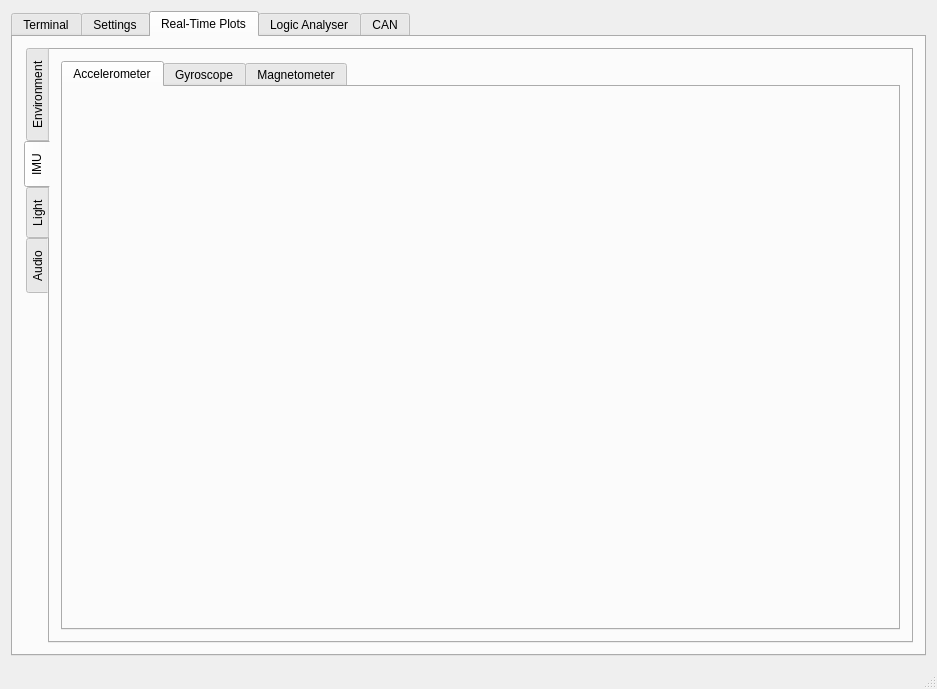
<?xml version="1.0" encoding="UTF-8"?>
<ui version="4.0">
 <class>MainWindow</class>
 <widget class="QMainWindow" name="MainWindow">
  <property name="geometry">
   <rect>
    <x>0</x>
    <y>0</y>
    <width>937</width>
    <height>689</height>
   </rect>
  </property>
  <property name="acceptDrops">
   <bool>false</bool>
  </property>
  <property name="windowTitle">
   <string>STM Sensorss</string>
  </property>
  <property name="unifiedTitleAndToolBarOnMac">
   <bool>false</bool>
  </property>
  <widget class="QWidget" name="centralWidget">
   <layout class="QVBoxLayout" name="verticalLayout">
    <item>
     <widget class="QTabWidget" name="tabWidget">
      <property name="focusPolicy">
       <enum>Qt::NoFocus</enum>
      </property>
      <property name="autoFillBackground">
       <bool>false</bool>
      </property>
      <property name="currentIndex">
       <number>2</number>
      </property>
      <widget class="QWidget" name="tab_terminal">
       <attribute name="title">
        <string>Terminal</string>
       </attribute>
       <layout class="QVBoxLayout" name="verticalLayout_2">
        <item>
         <widget class="QTextBrowser" name="text_browser_0"/>
        </item>
        <item>
         <widget class="QLineEdit" name="lineEdit_0"/>
        </item>
       </layout>
      </widget>
      <widget class="QWidget" name="tab_settings">
       <attribute name="title">
        <string>Settings</string>
       </attribute>
       <layout class="QVBoxLayout" name="verticalLayout_8">
        <item>
         <widget class="QGroupBox" name="groupBox_3">
          <property name="minimumSize">
           <size>
            <width>0</width>
            <height>50</height>
           </size>
          </property>
          <property name="title">
           <string>Serial</string>
          </property>
          <layout class="QHBoxLayout" name="horizontalLayout_2">
           <item>
            <layout class="QHBoxLayout" name="horizontalLayout_26">
             <item>
              <widget class="QPushButton" name="btn_serial_connect">
               <property name="text">
                <string>Connect</string>
               </property>
              </widget>
             </item>
             <item>
              <widget class="QComboBox" name="comboBox_serial">
               <property name="minimumSize">
                <size>
                 <width>125</width>
                 <height>0</height>
                </size>
               </property>
              </widget>
             </item>
             <item>
              <widget class="QPushButton" name="btn_serial_refresh">
               <property name="text">
                <string>Refresh</string>
               </property>
              </widget>
             </item>
             <item>
              <widget class="QPushButton" name="btn_serial_disconnect">
               <property name="text">
                <string>Disconnect</string>
               </property>
              </widget>
             </item>
             <item>
              <spacer name="horizontalSpacer_3">
               <property name="orientation">
                <enum>Qt::Horizontal</enum>
               </property>
               <property name="sizeHint" stdset="0">
                <size>
                 <width>40</width>
                 <height>20</height>
                </size>
               </property>
              </spacer>
             </item>
            </layout>
           </item>
          </layout>
         </widget>
        </item>
        <item>
         <widget class="QGroupBox" name="groupBox_2">
          <property name="minimumSize">
           <size>
            <width>0</width>
            <height>50</height>
           </size>
          </property>
          <property name="title">
           <string>Terminal</string>
          </property>
          <layout class="QHBoxLayout" name="horizontalLayout">
           <item>
            <widget class="QRadioButton" name="radioButton_strings">
             <property name="palette">
              <palette>
               <active>
                <colorrole role="Highlight">
                 <brush brushstyle="SolidPattern">
                  <color alpha="255">
                   <red>255</red>
                   <green>255</green>
                   <blue>255</blue>
                  </color>
                 </brush>
                </colorrole>
               </active>
               <inactive>
                <colorrole role="Highlight">
                 <brush brushstyle="SolidPattern">
                  <color alpha="255">
                   <red>255</red>
                   <green>255</green>
                   <blue>255</blue>
                  </color>
                 </brush>
                </colorrole>
               </inactive>
               <disabled>
                <colorrole role="Highlight">
                 <brush brushstyle="SolidPattern">
                  <color alpha="255">
                   <red>240</red>
                   <green>240</green>
                   <blue>240</blue>
                  </color>
                 </brush>
                </colorrole>
               </disabled>
              </palette>
             </property>
             <property name="focusPolicy">
              <enum>Qt::NoFocus</enum>
             </property>
             <property name="text">
              <string>Read Strings</string>
             </property>
             <property name="checked">
              <bool>false</bool>
             </property>
            </widget>
           </item>
           <item>
            <widget class="QRadioButton" name="radioButton_packages">
             <property name="palette">
              <palette>
               <active>
                <colorrole role="Highlight">
                 <brush brushstyle="SolidPattern">
                  <color alpha="255">
                   <red>242</red>
                   <green>241</green>
                   <blue>240</blue>
                  </color>
                 </brush>
                </colorrole>
               </active>
               <inactive>
                <colorrole role="Highlight">
                 <brush brushstyle="SolidPattern">
                  <color alpha="255">
                   <red>242</red>
                   <green>241</green>
                   <blue>240</blue>
                  </color>
                 </brush>
                </colorrole>
               </inactive>
               <disabled>
                <colorrole role="Highlight">
                 <brush brushstyle="SolidPattern">
                  <color alpha="255">
                   <red>240</red>
                   <green>240</green>
                   <blue>240</blue>
                  </color>
                 </brush>
                </colorrole>
               </disabled>
              </palette>
             </property>
             <property name="focusPolicy">
              <enum>Qt::NoFocus</enum>
             </property>
             <property name="text">
              <string>Read Packages</string>
             </property>
             <property name="checked">
              <bool>true</bool>
             </property>
            </widget>
           </item>
           <item>
            <spacer name="horizontalSpacer">
             <property name="orientation">
              <enum>Qt::Horizontal</enum>
             </property>
             <property name="sizeHint" stdset="0">
              <size>
               <width>40</width>
               <height>20</height>
              </size>
             </property>
            </spacer>
           </item>
          </layout>
         </widget>
        </item>
        <item>
         <spacer name="verticalSpacer">
          <property name="orientation">
           <enum>Qt::Vertical</enum>
          </property>
          <property name="sizeHint" stdset="0">
           <size>
            <width>20</width>
            <height>40</height>
           </size>
          </property>
         </spacer>
        </item>
       </layout>
      </widget>
      <widget class="QWidget" name="tab_real_time_plots">
       <attribute name="title">
        <string>Real-Time Plots</string>
       </attribute>
       <layout class="QVBoxLayout" name="verticalLayout_15">
        <item>
         <widget class="QTabWidget" name="tabWidget_plots">
          <property name="focusPolicy">
           <enum>Qt::NoFocus</enum>
          </property>
          <property name="tabPosition">
           <enum>QTabWidget::West</enum>
          </property>
          <property name="currentIndex">
           <number>1</number>
          </property>
          <widget class="QWidget" name="tab_environment">
           <attribute name="title">
            <string>Environment</string>
           </attribute>
           <layout class="QGridLayout" name="gridLayout">
            <item row="0" column="1">
             <widget class="QGroupBox" name="groupBox_4">
              <property name="title">
               <string>Humidity</string>
              </property>
              <layout class="QVBoxLayout" name="verticalLayout_4">
               <item>
                <widget class="QCustomPlot" name="plot_humidity" native="true"/>
               </item>
              </layout>
             </widget>
            </item>
            <item row="0" column="0">
             <widget class="QGroupBox" name="groupBox">
              <property name="title">
               <string>Barometer</string>
              </property>
              <layout class="QVBoxLayout" name="verticalLayout_3">
               <item>
                <widget class="QCustomPlot" name="plot_barometer" native="true"/>
               </item>
              </layout>
             </widget>
            </item>
            <item row="1" column="0">
             <widget class="QGroupBox" name="groupBox_5">
              <property name="title">
               <string>Temperature</string>
              </property>
              <layout class="QVBoxLayout" name="verticalLayout_5">
               <item>
                <widget class="QCustomPlot" name="plot_temperature" native="true"/>
               </item>
              </layout>
             </widget>
            </item>
            <item row="1" column="1">
             <widget class="QGroupBox" name="groupBox_6">
              <property name="title">
               <string>Ambient Light</string>
              </property>
              <layout class="QVBoxLayout" name="verticalLayout_6">
               <item>
                <widget class="QCustomPlot" name="plot_ambient_light" native="true"/>
               </item>
              </layout>
             </widget>
            </item>
           </layout>
          </widget>
          <widget class="QWidget" name="tab_IMU">
           <attribute name="title">
            <string>IMU</string>
           </attribute>
           <layout class="QVBoxLayout" name="verticalLayout_7">
            <item>
             <widget class="QTabWidget" name="tabWidget_IMU">
              <property name="focusPolicy">
               <enum>Qt::NoFocus</enum>
              </property>
              <property name="currentIndex">
               <number>0</number>
              </property>
              <widget class="QWidget" name="tab_accelerometer">
               <attribute name="title">
                <string>Accelerometer</string>
               </attribute>
               <layout class="QVBoxLayout" name="verticalLayout_9">
                <item>
                 <widget class="QCustomPlot" name="plot_IMU_accelerometer" native="true"/>
                </item>
               </layout>
              </widget>
              <widget class="QWidget" name="tab_gyroscope">
               <attribute name="title">
                <string>Gyroscope</string>
               </attribute>
               <layout class="QVBoxLayout" name="verticalLayout_13">
                <item>
                 <widget class="QCustomPlot" name="plot_IMU_gyroscope" native="true"/>
                </item>
               </layout>
              </widget>
              <widget class="QWidget" name="tab_magnetometer">
               <attribute name="title">
                <string>Magnetometer</string>
               </attribute>
               <layout class="QHBoxLayout" name="horizontalLayout_3">
                <item>
                 <widget class="QCustomPlot" name="plot_IMU_magnetometer" native="true"/>
                </item>
               </layout>
              </widget>
             </widget>
            </item>
           </layout>
          </widget>
          <widget class="QWidget" name="tab_light">
           <attribute name="title">
            <string>Light</string>
           </attribute>
           <layout class="QVBoxLayout" name="verticalLayout_10">
            <item>
             <widget class="QGroupBox" name="groupBox_8">
              <property name="title">
               <string>RGB</string>
              </property>
              <layout class="QVBoxLayout" name="verticalLayout_11">
               <item>
                <widget class="QCustomPlot" name="plot_RGB" native="true"/>
               </item>
              </layout>
             </widget>
            </item>
            <item>
             <widget class="QGroupBox" name="groupBox_25">
              <property name="title">
               <string>UV</string>
              </property>
              <layout class="QVBoxLayout" name="verticalLayout_12">
               <item>
                <widget class="QCustomPlot" name="plot_UV" native="true"/>
               </item>
              </layout>
             </widget>
            </item>
           </layout>
          </widget>
          <widget class="QWidget" name="tab_audio">
           <attribute name="title">
            <string>Audio</string>
           </attribute>
          </widget>
         </widget>
        </item>
       </layout>
      </widget>
      <widget class="QWidget" name="tab_logic_analyser">
       <attribute name="title">
        <string>Logic Analyser</string>
       </attribute>
       <layout class="QGridLayout" name="gridLayout_2"/>
      </widget>
      <widget class="QWidget" name="tab_CAN">
       <attribute name="title">
        <string>CAN</string>
       </attribute>
      </widget>
     </widget>
    </item>
   </layout>
  </widget>
  <widget class="QStatusBar" name="statusBar"/>
 </widget>
 <layoutdefault spacing="6" margin="11"/>
 <customwidgets>
  <customwidget>
   <class>QCustomPlot</class>
   <extends>QWidget</extends>
   <header>qcustomplot.h</header>
   <container>1</container>
  </customwidget>
 </customwidgets>
 <resources/>
 <connections/>
</ui>
